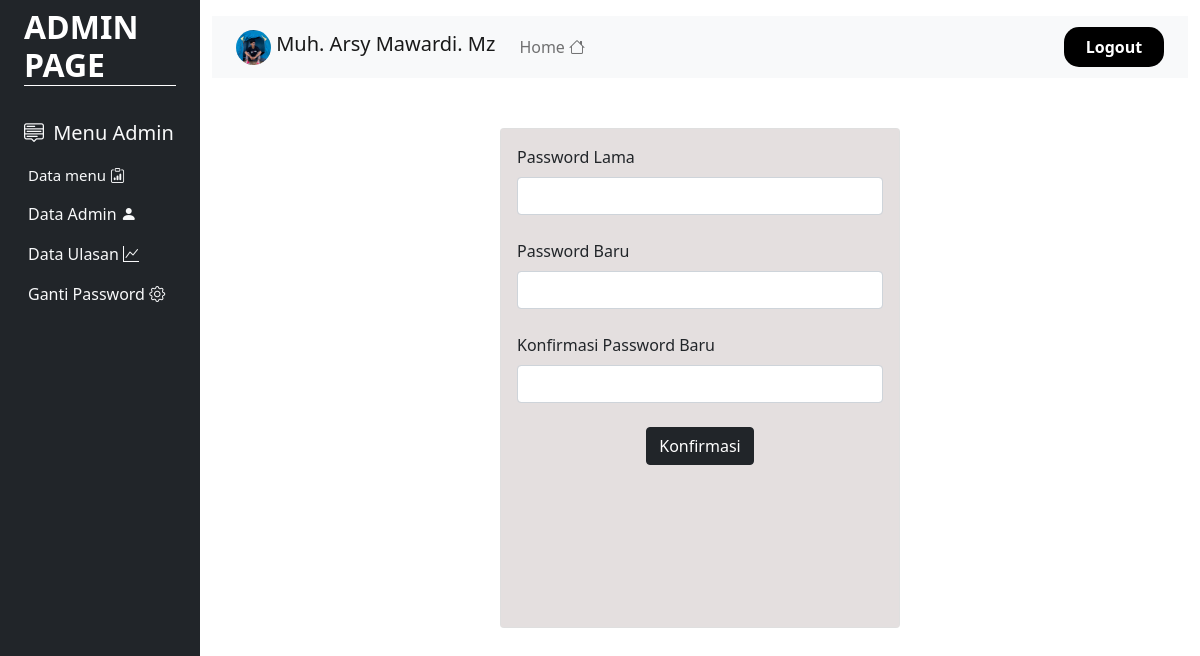
Page /admin/gantipasswordadmin.php (signed in) on the committed database.
### tables this page shows
CREATE TABLE `user` (
  `id` varchar(30) NOT NULL,
  `username` varchar(50) NOT NULL,
  `email` varchar(50) NOT NULL,
  `jeniskelamin` enum('Laki-Laki','Perempuan','','') NOT NULL,
  `pekerjaan` varchar(50) NOT NULL,
  `password_user` varchar(50) NOT NULL,
  `thumbnail` varchar(255) NOT NULL,
  `level_user` varchar(15) NOT NULL
);

### admin/gantipasswordadmin.php (the view, shortened to what this page needs)
<!DOCTYPE html>
<html lang="en">
<head>
      <link rel="stylesheet" href="../css/bootstrap.min.css">
      <link rel="stylesheet" href="https://cdn.jsdelivr.net/npm/bootstrap-icons@1.8.1/font/bootstrap-icons.css">
</head>
<body>
	<?php
         include "../koneksi.php";
            $query = mysqli_query($koneksi, "SELECT * FROM  user WHERE id='$_SESSION[id]'");
             $data = mysqli_fetch_array($query);
    ?>
<div class="container-fluid">
    <div class="row flex-nowrap">
        <div class="col-auto col-md-3 col-xl-2 px-sm-2 px-0 bg-dark ">
            <div class="d-flex flex-column align-items-center align-items-sm-start px-3 pt-2 text-white min-vh-100">
                <a href="# "class="d-flex align-items-center pb-3 mb-md-0 me-md-auto text-white text-decoration-none">
                    <h2 class="fw-bold d-none d-sm-inline" style="border-bottom:1px solid white; width:100%;">ADMIN PAGE</h2>
                </a>
                <ul class="nav nav-pills flex-column mb-sm-auto mb-0 align-items-center align-items-sm-start" id="menu">
                    <li>
                        <a href="#submenu1" data-bs-toggle="collapse" class="nav-link px-0 align-middle" style="font-size:20px;">
                           <i class="bi bi-menu-up text-light"></i> <span class="ms-1 d-none d-sm-inline text-light">Menu Admin</span> </a>
                        <ul class="collapse show nav flex-column ms-1" id="submenu1" data-bs-parent="#menu">
                        <li class="w-100">
                                <a href="datamenupage.php" class="nav-link px-0 text-light" style="font-size:15px;"> <span class="d-none d-sm-inline">Data menu</span> <i class="bi bi-clipboard-data"></i></a>
                            </li>
                            <li>
                                <a href="menudataadminpage.php" class="nav-link px-0 text-light" style="font: size 15px;px;"> <span class="d-none d-sm-inline">Data Admin</span> <i class="bi bi-person-fill"></i> </a>
                            </li>
                            <li>
                                <a href="dataulasanpage.php" class="nav-link px-0 text-light" style="font: size 15px;px;"> <span class="d-none d-sm-inline">Data Ulasan </span><i class="bi bi-graph-up"></i></a>
                            </li>
                             <li>
                                <a href="gantipasswordadmin.php" class="nav-link px-0 text-light" style="font: size 15px;px;"> <span class="d-none d-sm-inline">Ganti Password</span> <i class="bi bi-gear"></i> </a>
                            </li>
                        </ul>
                    </li>
                </ul>
            </div>
        </div>
        <div class="col py-3">
    <nav class="navbar navbar-expand-lg navbar-light bg-light">
  <div class="container-fluid">
    <a class="navbar-brand">
      <img src="../images/<?=$data['thumbnail']?>" style="width :35px; height:35px; border-radius:50%;" class="d-inline-block align-text-top">
      <?=$data['username']?>
    </a>
     <div class="collapse navbar-collapse" id="navbarNav">
    <ul class="navbar-nav">
         <li class="nav-item">
          <a class="nav-link" href="indexadmin.php">Home <i class="bi bi-house"></i></a>
        </li>
</ul>
<ul class="navbar-nav ms-auto">
        <li class="nav-item" style="width:100px; background-color:black; text-align:center; border-radius:15px;">
          <a class="nav-link active fw-bold" aria-current="page" href="../logout.php" style="color:white;">Logout</a>
        </li>
    </ul>
  </div>
</div>
</nav>
<div class="container">
<div class="card" style="height:500px; margin-top:50px; width:400px;">
<div class="card-body">
<form action="gantipasswordadminprocces.php" method="post"enctype="multipart/form-data">
                                <div class="mb-4">
                                    <label for="currentPassword" class="form-label">Password Lama</label>
                                    <input type="password" name="currentPassword" id="currentPassword" class="form-control" require="required">
                                </div>
                                <div class="mb-4">
                                    <label for="newPassword" class="form-label">Password Baru</label>
                                <input type="password" name="newPassword" id="newPassword" class="form-control" require="required">
                                </div>
                                <div class="mb-4">
                                     <label for="confirmPassword" class="form-label">Konfirmasi Password Baru</label>
                                   <input type="password" name="confirmPassword"  id="confirmPassword" class="form-control" require="required">
                                </div>
                                <div class="text-center">
                                <button type="submit" class="btn btn-dark" name="submit">Konfirmasi</button>
</div>
                            </form>
    </div>
    </div>
</div>
</div>
</body>
</html>

### admin/gantipasswordadmin.php (style rules this page uses)
.container { display: flex; justify-content: center; flex-direction: row; }
.card-body { background-color:#e4dfdf; }

### rows in the picture
user: thumbnail (picture), username "Muh. Arsy Mawardi. Mz"
